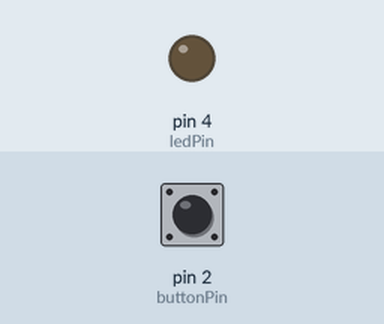
This sketch was run on a simulated Arduino Uno, built with avr-gcc and run on an emulated ATmega328P. On the bench: output pins drawn as LEDs (lit = HIGH). Inputs (shaded band) come from the test bench; at power-on: pin 2 (buttonPin) LOW.

Above: at 1.2 s.
1.3 s: pin 2 (buttonPin) pulled HIGH for 0.15 s
At 1.37 s:
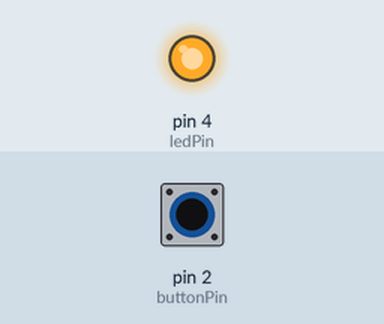
2.9 s: pin 2 (buttonPin) pulled HIGH for 3.2 s
At 6.6 s:
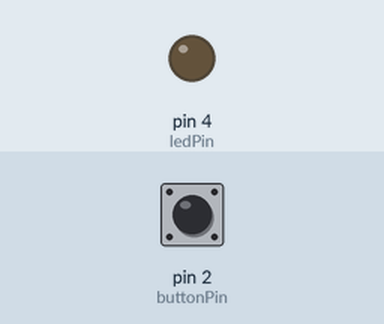
Timing chart, 0 to 8.1 s (numbered marks = the images above; inputs shaded):
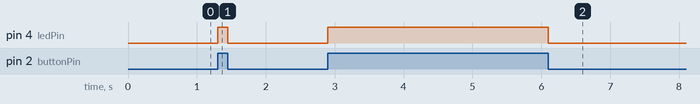

The sketch:

Button2cheak.ino
```cpp
/*
  Button

  Turns on and off a light emitting diode(LED) connected to digital pin 13,
  when pressing a pushbutton attached to pin 2.

  The circuit:
  - LED attached from pin 13 to ground
  - pushbutton attached to pin 2 from +5V
  - 10K resistor attached to pin 2 from ground

  - Note: on most Arduinos there is already an LED on the board
    attached to pin 13.

*/

// constants won't change. They're used here to set pin numbers:
const int buttonPin = 2;     // the number of the pushbutton pin
const int ledPin =  4;      // the number of the LED pin

// variables will change:
int buttonState = 0;         // variable for reading the pushbutton status

void setup() {
  // initialize the LED pin as an output:
  pinMode(4, OUTPUT);
  // initialize the pushbutton pin as an input:
  pinMode(2, INPUT);
}

void loop() {
  // read the state of the pushbutton value:
  buttonState = digitalRead(buttonPin);

  // check if the pushbutton is pressed. If it is, the buttonState is HIGH:
  if (buttonState == HIGH) {
    // turn LED on:
    digitalWrite(4, HIGH);
  } else {
    // turn LED off:
    digitalWrite(4, LOW);
  }
}
```

Measured:
- after the input at 1.3 s, pin 4 (ledPin): LOW → HIGH at once, → LOW 0.15 s later
- after the input at 2.9 s, pin 4 (ledPin): LOW → HIGH at once, → LOW 3.2 s later
